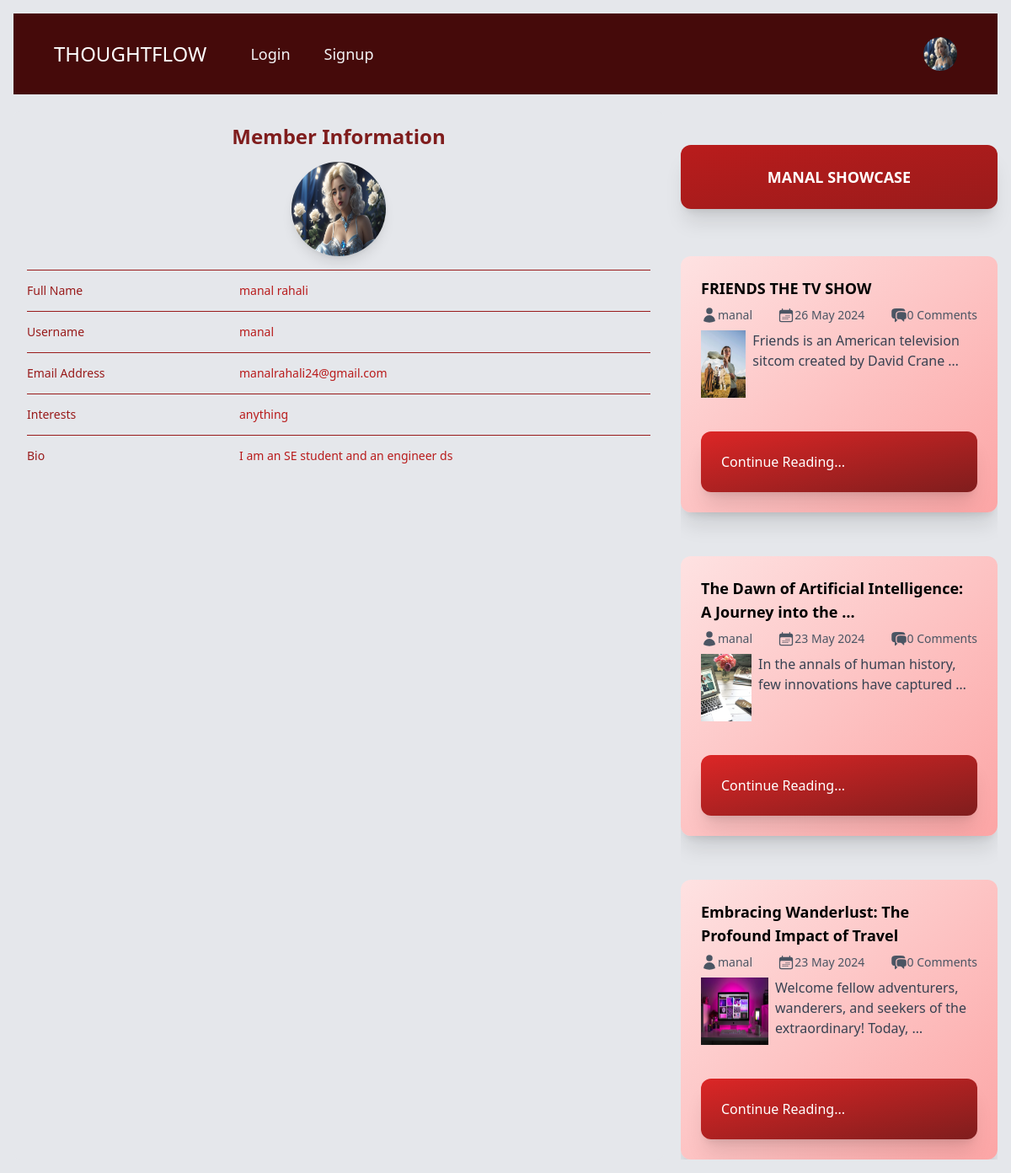
/auth/profile/manal/1/, run on an earlier commit of the app's database.
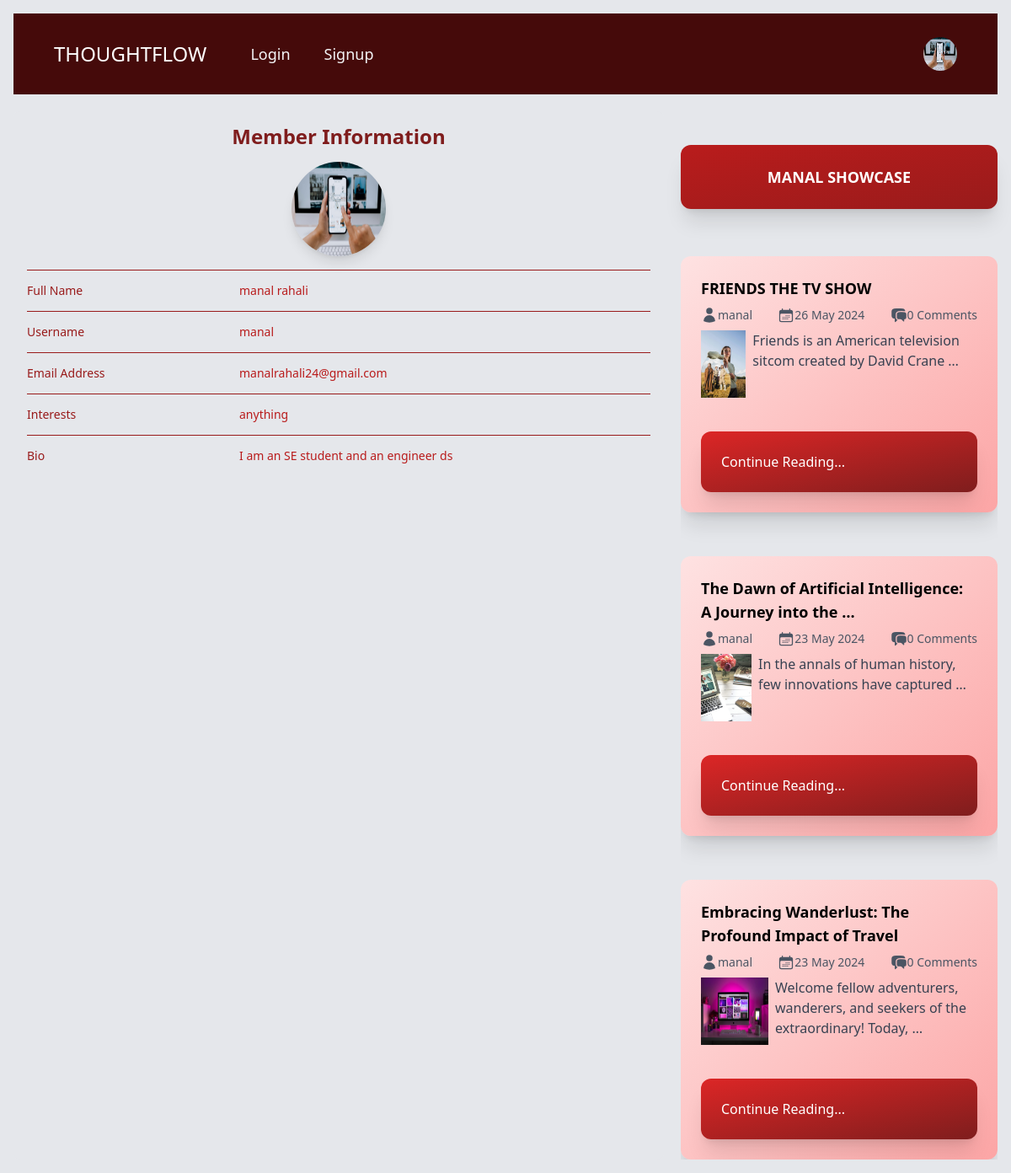
And on a later commit of the database.
### profiles/models.py (models this page shows, shortened)
class Userprofile(models.Model):
    person = models.OneToOneField(User, on_delete=models.CASCADE, related_name='user_profile')
    about = models.TextField()
    talks_about = models.CharField(max_length=250, default='anything')
    avatar = models.ImageField(upload_to='profile_photos', default='user.jpg')
    @property
    def avatar_url(self):
        if self.avatar and hasattr(self.avatar, 'url'):
            return self.avatar.url
        return None

### profiles/views.py (the view)
# urls.py: path('profile/<str:username>/<str:id>/', views.user_profile,
def user_profile(request, username, id):
    user = get_object_or_404(User, username=username, id=id)
    posts = Post.objects.filter(author=user)
    profile = get_object_or_404(Userprofile, person=user)
    return render(request, 'profile.html', {
        'profile': profile,
        'posts': posts,
    })

### base/models.py (called while the page is built)
    @property
    def images_url(self):
        try:
            if self.image and hasattr(self.image, 'url'):
                return self.image.url
        except Exception as e:
            return None

### profiles/templates/profile.html (shortened to what the changed rows need)
{% load static %}
<!DOCTYPE html>
<html lang="en">
  <head>
    <link rel="stylesheet" href="{% static 'profile.css' %}" />
    <link rel="stylesheet" href="{% static 'style.css' %}" />
  </head>
  <body class="p-4 bg-gray-200">
    <nav class="bg-red-950 p-4">
      <div class="mx-auto max-w-7xl px-4 sm:px-6 lg:px-8">
          <div class="flex h-16 items-center justify-between">
              <div class="hidden md:block">
                  <div class="ml-4 flex items-center md:ml-6">
                      <div class="relative ml-3">
                          <div>
                              <button type="button" class="relative flex max-w-xs items-center rounded-full bg-red-800 text-sm focus:outline-none focus:ring-2 focus:ring-white focus:ring-offset-2 focus:ring-offset-red-800" id="user-menu-button" aria-expanded="false" aria-haspopup="true">
                                  <span class="absolute -inset-1.5"></span>
                                  {% if profile.avatar %}
                                  <img class="h-10 w-10 rounded-full" src="{{ profile.avatar.url }}" alt="User Profile Picture">
                                  {% else %}
                                  <img class="h-10 w-10 rounded-full" src="{% static 'user.jpg' %}" alt="User Profile Picture">
                                  {% endif %}
                              </button>
                          </div>
                      </div>
                  </div>
              </div>
          </div>
      </div>
    </nav>
      <main
        class="mt-5 grid grid-cols-1 md:grid-cols-2 lg:grid-cols-3 gap-5 lg:h-[82vh]"
      >
      <section class="bg-gray-200 p-4 rounded-lg col-span-1 md:col-span-2">
        <div class="px-4 sm:px-0 flex flex-col justify-around items-center">
         <h3 class="text-2xl lg:text-3xl font-semibold leading-7 mb-4 text-red-900">
            Member Information
         </h3>
         {% if profile.avatar %}
         <img
            class="w-24 h-24 lg:w-28 lg:h-28 rounded-full shadow-lg transition-transform transform hover:scale-110"
            src="{{ profile.avatar.url }}"
            alt="User Profile Picture"
          />
          {% else %}
         <img
            class="w-24 h-24 lg:w-28 lg:h-28 rounded-full shadow-lg transition-transform transform hover:scale-110"
            src="{% static 'user.jpg' %}"
            alt="Default Profile Picture"
          />
          {% endif %}
        </div>
        <div class="mt-4 border-t border-red-800">
          <dl class="divide-y divide-red-800">
            <div class="px-4 py-3 sm:grid sm:grid-cols-3 sm:gap-4 sm:px-0">
              <dt class="text-sm font-medium leading-6 text-red-800">
                 Full Name
              </dt>
              <dd class="mt-1 text-sm leading-6 text-red-700 sm:col-span-2 sm:mt-0">
                {{ profile.person.first_name }} {{ profile.person.last_name }}
              </dd>
            </div>
            <div class="px-4 py-3 sm:grid sm:grid-cols-3 sm:gap-4 sm:px-0">
              <dt class="text-sm font-medium leading-6 text-red-800">
                Username
              </dt>
              <dd class="mt-1 text-sm leading-6 text-red-700 sm:col-span-2 sm:mt-0">
                {{ profile.person.username }}
              </dd>
            </div>
            <div class="px-4 py-3 sm:grid sm:grid-cols-3 sm:gap-4 sm:px-0">
              <dt class="text-sm font-medium leading-6 text-red-800">
                Email Address
              </dt>
              <dd class="mt-1 text-sm leading-6 text-red-700 sm:col-span-2 sm:mt-0">
                {{ profile.person.email }}
              </dd>
            </div>
            <div class="px-4 py-3 sm:grid sm:grid-cols-3 sm:gap-4 sm:px-0">
              <dt class="text-sm font-medium leading-6 text-red-800">
                Interests
              </dt>
              <dd class="mt-1 text-sm leading-6 text-red-700 sm:col-span-2 sm:mt-0">
                {{ profile.talks_about }}
              </dd>
            </div>
            <div class="px-4 py-3 sm:grid sm:grid-cols-3 sm:gap-4 sm:px-0">
              <dt class="text-sm font-medium leading-6 text-red-800">
                Bio
              </dt>
              <dd class="mt-1 text-sm leading-6 text-red-700 sm:col-span-2 sm:mt-0">
                {{ profile.about }}
              </dd>
            </div>
          </dl>
        </div>
      </section>
      <section class="flex flex-col gap-4 lg:h-[84vh]">
        <h1
          class="mt-10 bg-gradient-to-br from-red-700 to-red-800 p-6 shadow-xl
                 rounded-xl sm:mx-auto sm:w-full sm:max-w-sm transition-shadow
                 duration-300 hover:shadow-2xl text-white flex items-center justify-center"
        >
          <dd class="mt-1 text-lg font-bold text-red-100 sm:col-span-2 sm:mt-0 uppercase">
            {{ profile.person.username }} Showcase
          </dd>
        </h1>
        <div class="flex flex-col gap-3 overflow-scroll scrollbar-hide">
          {% for post in posts %}
          <div
            class="mt-10 bg-gradient-to-br from-red-100 to-red-300 p-6 shadow-xl rounded-xl sm:mx-auto sm:w-full sm:max-w-sm transition-shadow duration-300 hover:shadow-2xl"
          >
            <h2 class="font-semibold text-lg">
              {{post.title|truncatewords:9}}
            </h2>
          </div>
          {% endfor %}
        </div>
      </section>
    </main>
  </body>
</html>

What changed in the data, as far as the page shows it:
changed Userprofile "anything": avatar: picture added in place of a placeholder
